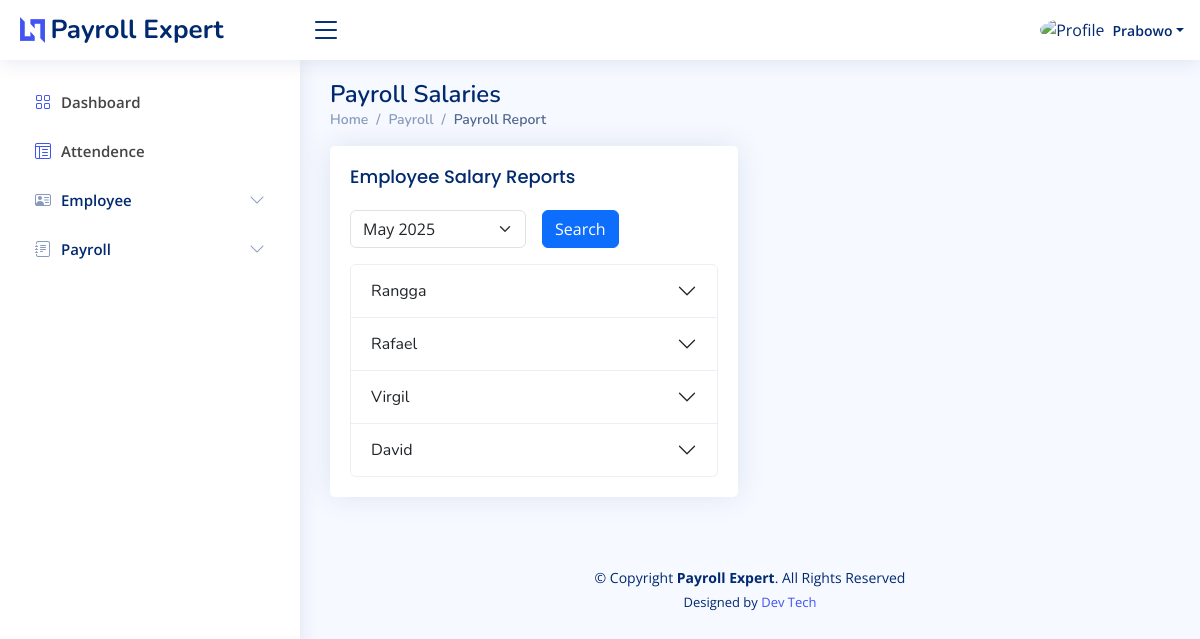
Page /index.php?page=payroll-report (signed in) on the earlier database version.
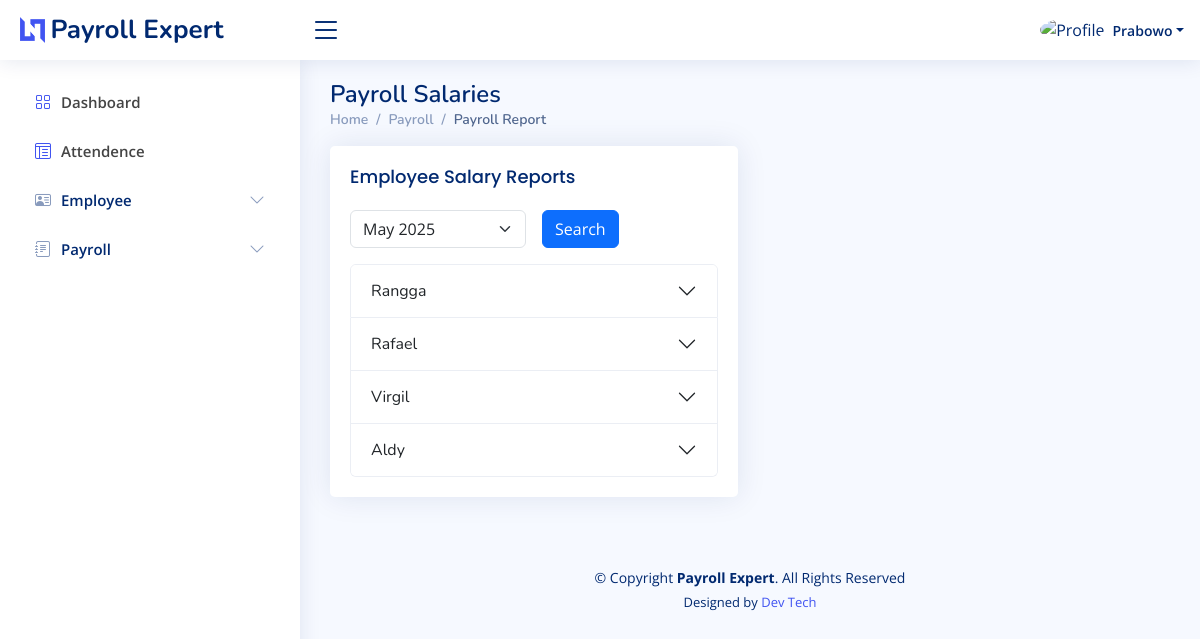
Same page on the later database version.
### tables this page shows
CREATE TABLE `employee_table` (
  `id` int NOT NULL,
  `name` varchar(50) NOT NULL,
  `nik` bigint NOT NULL,
  `address` text NOT NULL,
  `date_of_birth` date NOT NULL,
  `gender` varchar(6) NOT NULL,
  `marital_status` varchar(10) NOT NULL,
  `contact` bigint NOT NULL,
  `position` varchar(50) NOT NULL,
  `department` varchar(20) NOT NULL,
  `employement_type` varchar(20) NOT NULL,
  `hire_date` date NOT NULL,
  `employee_id` varchar(20) NOT NULL,
  `npwp` bigint NOT NULL,
  `dependent_status` varchar(5) NOT NULL,
  `bpjs_number` varchar(20) NOT NULL,
  `base_salary` int NOT NULL,
  `bank_account_number` varchar(20) NOT NULL
);

### layout/hr/payroll-report.php (the view, shortened to what this page needs)
<div class="pagetitle">
    <h1>Payroll Salaries</h1>
    <nav>
        <ol class="breadcrumb">
            <li class="breadcrumb-item"><a href="?page=dashboard">Home</a></li>
            <li class="breadcrumb-item">Payroll</li>
            <li class="breadcrumb-item active">Payroll Report</li>
        </ol>
    </nav>
</div>
<section class="section">
    <div class="row">
        <div class="col-lg-6">
            <div class="card">
                <div class="card-body">
                    <h5 class="card-title">Employee Salary Reports</h5>
                    <form class="row g-3 mb-3" action="" method="post">
                        <div class="col-sm-6">
                            <select class="form-select" name="month_filter">
                                <?php
                                foreach ($dataMonth as $month) {
                                ?>
                                    <option value="<?php echo $month['month_key']; ?>" <?= ($month['month_key'] == $dateMonth) ? 'selected' : ''; ?>><?php echo $month['month_name']; ?></option>
                                <?php
                                }
                                ?>
                            </select>
                        </div>
                        <div class="col-sm-4">
                            <input type="submit" class="btn btn-primary" value="Search" name="filter">
                        </div>
                    </form>
                    <div class="accordion" id="accordionPanelsStayOpenExample">
                        <?php
                        $index = 1;
                        foreach ($dataReport as $row) {
                        ?>
                            <div class="accordion-item">
                                <h2 class="accordion-header" id="<?php echo "heading" . $index; ?>">
                                    <button class="accordion-button collapsed" type="button" data-bs-toggle="collapse" data-bs-target="#<?php echo "collapse" . $index; ?>" aria-expanded="false" aria-controls="<?php echo "collapse" . $index; ?>">
                                        <?php echo $row['empName']; ?>
                                    </button>
                                </h2>
                            </div>
                        <?php
                            $index++;
                        }
                        ?>
                    </div>
                </div>
            </div>
        </div>
    </div>
</section>

Differences in the rows shown:
removed employee_table: name "David"
added employee_table: name "Aldy"
